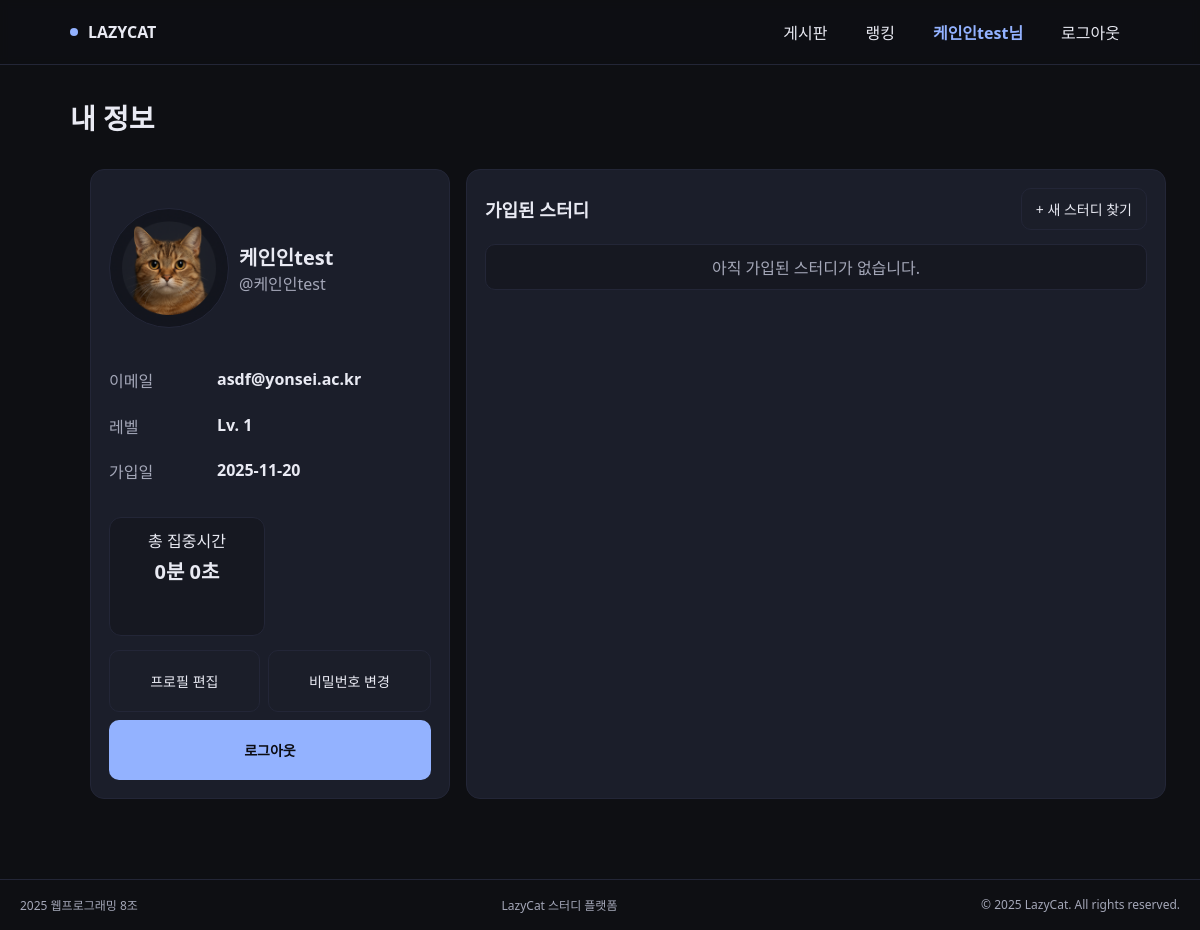
/profile/ (signed in), run on an earlier commit of the app's database.
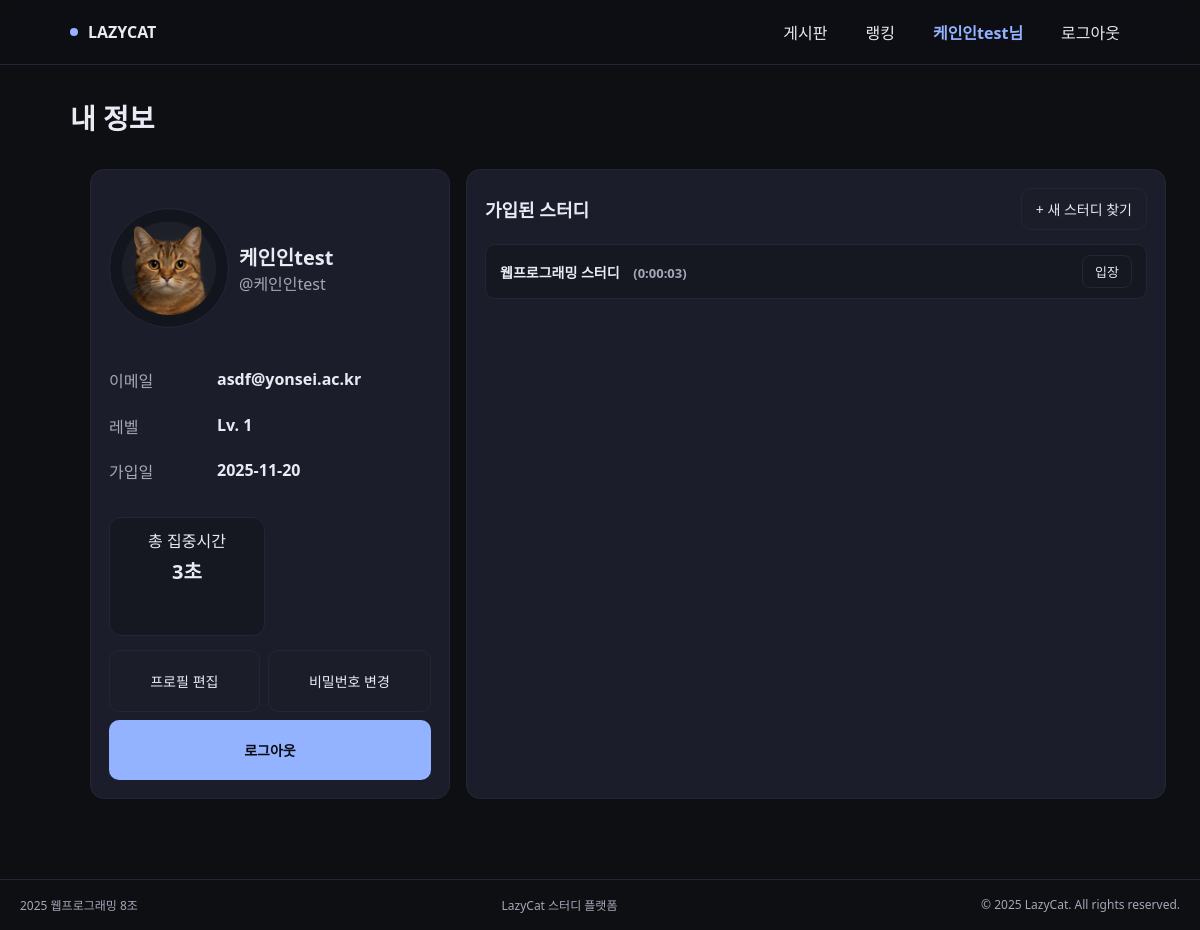
And on a later commit of the database.
### webapp/models.py (models this page shows, shortened)
class StudyGroupMember(models.Model):
    user = models.ForeignKey(User, on_delete=models.CASCADE)
    study_group = models.ForeignKey(StudyGroup, on_delete=models.CASCADE)
    group_study_time = models.DurationField(default=timedelta(seconds=0))
    class Meta:
        unique_together = ('user', 'study_group')

class StudyGroup(models.Model):
    name = models.CharField(max_length=100)  # 스터디 이름
    subject = models.CharField(max_length=50) # 과목명 (예: 웹프로그래밍)
    group_code = models.CharField(max_length=20, unique=True) # 그룹 코드 (URL에 사용: /study/A1B2C/)
    description = models.TextField(blank=True) # 소개글
    created_at = models.DateTimeField(auto_now_add=True) # 생성일
    creator = models.ForeignKey(User, on_delete=models.CASCADE, related_name='created_groups', null=True)
    notice = models.TextField(blank=True, default="등록된 공지사항이 없습니다.")
    members = models.ManyToManyField(
        User,
        through='StudyGroupMember', # 중간 모델 지정
        related_name='study_groups',
        blank=True
    )
    report_count = models.PositiveIntegerField(default=0)

### webapp/views.py (the view, shortened to what this page needs)
# urls.py: path('profile/', views.user_profile, name='profile'),
@login_required
def user_profile(request: HttpRequest) -> HttpResponse:
    profile, _ = UserProfile.objects.get_or_create(
        user=request.user,
        defaults={"nickname": request.user.username, "level": 1},
    )
    total_time_display = "0시간 0분 0초"
    if request.user.is_authenticated:
        member_links = StudyGroupMember.objects.filter(user=request.user)
        total_time_result = member_links.aggregate(
            total_seconds=Sum('group_study_time')
        )['total_seconds']
        if total_time_result:
            if hasattr(total_time_result, 'total_seconds'):
                total_seconds = total_time_result.total_seconds()
            else:
                total_seconds = total_time_result
            hours = int(total_seconds // 3600)
            minutes = int((total_seconds % 3600) // 60)
            seconds = int(total_seconds % 60) # 👈 초 계산 추가
            parts = []
            if hours > 0:
                parts.append(f"{hours}시간")
            if minutes > 0 or hours > 0: # 시가 있거나 분이 0 이상일 때 분 표시
                 parts.append(f"{minutes}분")
            parts.append(f"{seconds}초")
            total_time_display = " ".join(parts)
        else:
            total_time_display = "0분 0초" # 총 시간이 없을 때 기본값
    user_study_memberships = StudyGroupMember.objects.filter(user=request.user).select_related(
        'study_group',
        'user__profile' # UserProfile 정보를 가져오기 위함
    )
    avatar_index = getattr(profile, "avatar_index", 1)
    context = {
        "profile": profile,
        "avatar_index": avatar_index,
        "total_study_time_sum": total_time_display,
        "memberships": user_study_memberships,
    }
    return render(request, 'profile.html', context)

### templates/profile.html (shortened to what this page needs)
{% extends 'base.html' %}
{% load static %}
{% block header_content %}
<header class="head">
  <h1 class="title">내 정보</h1>
</header>
{% endblock %}
{% block content %}
<div class="wrap">
  <section class="panel profile">
    <div class="row">
      <div class="avatar"
           id="avatar"
           data-current-index="{{ user.profile.avatar_index|default:1 }}"></div>
      <div>
        <div style="font-weight:900; font-size:20px;">
          {{ user.profile.nickname|default:user.username }}
        </div>
        <div style="color:var(--muted);">@{{ user.username }}</div>
      </div>
    </div>
    <div class="kv">
      <div class="k">이메일</div>
      <div class="v">{{ user.email }}</div>
      <div class="k">레벨</div>
      <div class="v">Lv. {{ user.profile.level }}</div>
      <div class="k">가입일</div>
      <div class="v">{{ user.date_joined|date:"Y-m-d" }}</div>
    </div>
    <div class="stats">
      <div class="stat">
        <span>총 집중시간</span>
        <b>{{ total_study_time_sum }}</b>
      </div>
    </div>
    <div class="btns">
    <button class="btn" id="edit-profile-btn">프로필 편집</button>
    <a href="{% url 'change_password' %}" class="btn">비밀번호 변경</a>
    <a href="{% url 'logout' %}" class="btn primary">로그아웃</a>
</div>
  </section>
  <section class="panel">
    <div class="studies-head">
      <h2>가입된 스터디</h2>
      <a href="{% url 'board' %}" class="study-find-btn">+ 새 스터디 찾기</a>
    </div>
    <div class="list">
      {% for membership in memberships %}
      <div class="study-item">
          <div class="left">
              {{ membership.study_group.name }}
              <span style="font-size: 13px; color: var(--muted); margin-left: 10px;">
                  ({{ membership.group_study_time|default:"0분 0초" }})
              </span>
          </div>
          <a class="enter" href="{% url 'timer' group_code=membership.study_group.group_code %}">입장</a>
      </div>
      {% empty %}
      <div class="study-item" style="justify-content: center; color: var(--muted);">
          아직 가입된 스터디가 없습니다.
      </div>
      {% endfor %}
    </div>
  </section>
</div>
{% endblock %}

What changed in the data, as far as the page shows it:
added StudyGroupMember: study_group.name "웹프로그래밍 스터디", group_study_time "0:00:03"
Also different on the page:
{{ total_study_time_sum }}: "0분 0초" → "3초"
text no longer shown: "아직 가입된 스터디가 없습니다."
